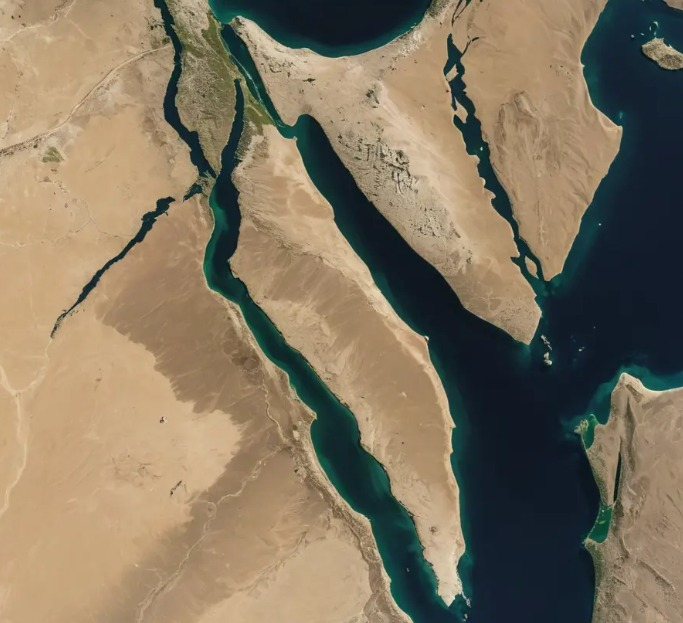
#> input picture PROJECT/k-means map1.jpeg, 683 x 623 px
$ jupyter execute k_means_colab.ipynb
#> lines starting #> are read from the running program, lines starting #| are printed output that depends on the picture
# K-Means Clustering for Satellite Image Segmentation

This project applies K-Means clustering to segment satellite imagery (MOD09GA RGB) into distinct regions (e.g., water, land, vegetation) using two distance measures:
1. **Euclidean Distance**
2. **Manhattan Distance**

The algorithm follows the SEC section material structure:
- Initialize centroids using the first K data points
- Assign each pixel to the nearest centroid
- Recompute centroids as the mean of assigned pixels
- Repeat until convergence

## Step 1: Import Dependencies

[cell 1]
import numpy as np
import matplotlib.pyplot as plt
import cv2
import os
from google.colab import files

## Step 2: Upload Your Satellite Images

Run the cell below — a file picker will appear. Select all 5 satellite images:
- `k-means map1.jpeg`
- `k-means map2.jpeg`
- `k-means map3.jpeg`
- `k-means map4.jpeg`
- `k-means map5.jpeg`

You can select **multiple files at once** (hold Ctrl and click each file).

[cell 2]
uploaded = files.upload()
#> the answer given: k-means map1.jpeg
print(f"\nUploaded {len(uploaded)} file(s): {list(uploaded.keys())}")

## Step 3: K-Means Algorithm (Based on SEC Slides)

[cell 3]
def kmeans(data, K, metric='euclidean', max_iters=100):
    """
    K-Means clustering algorithm.

    This implementation follows the SEC section material exactly:
      - Step 1: Initialize centroids = first K data points
      - Step 2: Assign each point to the nearest centroid
      - Step 3: Recompute centroids as the mean of each cluster
      - Step 4: Repeat until convergence

    Parameters
    ----------
    data : array-like
        The dataset to cluster. Each row is a data point (e.g., a pixel's RGB values).
    K : int
        Number of clusters.
    metric : str
        Distance metric to use: 'euclidean' or 'manhattan'.
    max_iters : int
        Maximum number of iterations before stopping.

    Returns
    -------
    labels : ndarray
        Cluster assignment for each data point (array of ints 0..K-1).
    centroids : ndarray
        Final centroid positions (K x D array).
    """
    # Convert to numpy array (as shown in SEC slides)
    data = np.array(data, dtype=float)

    # Initialize centroids using the first K points
    # (Matching SEC slide: centroids = data[:K].copy())
    centroids = data[:K].copy()

    for iteration in range(1, max_iters + 1):
        print(f"\nIteration {iteration}")

        # ----- Assign clusters -----
        if metric == 'euclidean':
            # Euclidean distance: sqrt(sum((point - centroid)^2))
            distances = np.linalg.norm(data[:, np.newaxis] - centroids, axis=2)
        elif metric == 'manhattan':
            # Manhattan distance: sum(|point - centroid|)
            distances = np.sum(np.abs(data[:, np.newaxis] - centroids), axis=2)
        else:
            raise ValueError(f"Unsupported metric: '{metric}'. Use 'euclidean' or 'manhattan'.")

        labels = np.argmin(distances, axis=1)

        # Print points in each cluster (SEC slide style)
        for k in range(K):
            count = np.sum(labels == k)
            print(f"Cluster {k+1}: {count} points")

        # ----- Recompute centroids -----
        new_centroids = []
        for k in range(K):
            if np.any(labels == k):
                new_centroids.append(data[labels == k].mean(axis=0))
            else:
                # If a cluster has no points, keep the old centroid
                new_centroids.append(centroids[k])
        new_centroids = np.array(new_centroids)

        print("New centroids:", new_centroids)

        # ----- Convergence check -----
        if np.allclose(new_centroids, centroids):
            print(f"\nConverged at iteration {iteration} for K={K} ({metric})")
            break

        centroids = new_centroids

    return labels, centroids

## Step 4: Image Segmentation Function

[cell 4]
def segment_image(image_path, img_num, k_values=[3, 5]):
    """
    Reads a satellite image, segments it using K-Means with both
    Euclidean and Manhattan distance, and displays the results
    in a grid layout with viridis colormap.

    Layout: Rows = K values, Columns = [Original, Euclidean, Manhattan]
    """
    # Read image using OpenCV and convert BGR -> RGB for display
    img = cv2.imread(image_path)
    if img is None:
        print(f"Error: Could not read image: {image_path}")
        return
    rgb_img = cv2.cvtColor(img, cv2.COLOR_BGR2RGB)

    # Get image dimensions
    height, width, channels = rgb_img.shape

    # Flatten the image from (H, W, 3) to (N, 3) - each row is one pixel's RGB
    data = rgb_img.reshape((-1, channels))

    print(f"\n{'='*60}")
    print(f"Processing: Image {img_num} ({image_path})")
    print(f"Image size: {width}x{height} pixels")
    print(f"Total data points (pixels): {len(data)}")
    print(f"{'='*60}")

    # Grid layout: Rows = K values, Columns = [Original, Euclidean, Manhattan]
    fig, axes = plt.subplots(len(k_values), 3, figsize=(15, 4 * len(k_values)))
    if len(k_values) == 1:
        axes = np.expand_dims(axes, axis=0)

    for row, K in enumerate(k_values):
        # --- Column 1: Original Image ---
        axes[row, 0].imshow(rgb_img)
        axes[row, 0].set_title(f"Image {img_num} (RGB) | k={K}")
        axes[row, 0].axis('off')

        # --- Column 2: K-Means with Euclidean Distance ---
        print(f"\n--- Running K-Means: K={K}, Metric=Euclidean ---")
        labels_euc, centroids_euc = kmeans(data, K, metric='euclidean')
        label_map_euc = labels_euc.reshape((height, width))

        axes[row, 1].imshow(label_map_euc, cmap='viridis')
        axes[row, 1].set_title(f"k={K} | KMeans Euclidean")
        axes[row, 1].axis('off')

        # --- Column 3: K-Means with Manhattan Distance ---
        print(f"\n--- Running K-Means: K={K}, Metric=Manhattan ---")
        labels_man, centroids_man = kmeans(data, K, metric='manhattan')
        label_map_man = labels_man.reshape((height, width))

        axes[row, 2].imshow(label_map_man, cmap='viridis')
        axes[row, 2].set_title(f"k={K} | KMeans Manhattan")
        axes[row, 2].axis('off')

    plt.tight_layout()
    plt.show()

## Step 5: 2D Example (From SEC Slides)

This runs K-Means on a simple 2D dataset to visualize how the algorithm works step by step.

[cell 5]
def plot_clusters(data, clusters, centroids, iteration):
    """
    Plots 2D clustered data with centroids.
    This function is taken directly from the SEC section slides.
    """
    data = np.array(data)
    K = len(centroids)
    colors = ['red', 'blue', 'green', 'purple', 'orange', 'brown']

    plt.figure(figsize=(6, 6))

    # Plot points by cluster
    for k in range(K):
        cluster_points = data[clusters == k]
        if len(cluster_points) > 0:
            plt.scatter(cluster_points[:, 0], cluster_points[:, 1],
                        s=80, c=colors[k % len(colors)], label=f"Cluster {k+1}")

    # Plot centroids
    for k, c in enumerate(centroids):
        plt.scatter(c[0], c[1], s=200, c='black', marker='X')
        plt.text(c[0] + 0.1, c[1] + 0.1, f"C{k+1}", fontsize=12)

    plt.title(f"K-Means Clustering (Iteration {iteration})")
    plt.xlabel("X")
    plt.ylabel("Y")
    plt.legend()
    plt.grid(True)
    plt.show()


# --- Run 2D Example ---
data_2d = np.array([
    [1, 2], [2, 5], [2, 10], [2, 9],
    [2, 5], [4, 9], [5, 8], [6, 4],
    [7, 5], [8, 4], [8, 4]
])

K = 3
print("\n" + "="*60)
print("2D K-Means Example (from SEC slides)")
print(f"Data points: {len(data_2d)}, K = {K}")
print("="*60)

clusters, centroids = kmeans(data_2d, K, metric='euclidean')
plot_clusters(data_2d, clusters, centroids, iteration="Final")
#> in plot_clusters, `plt.show()`:
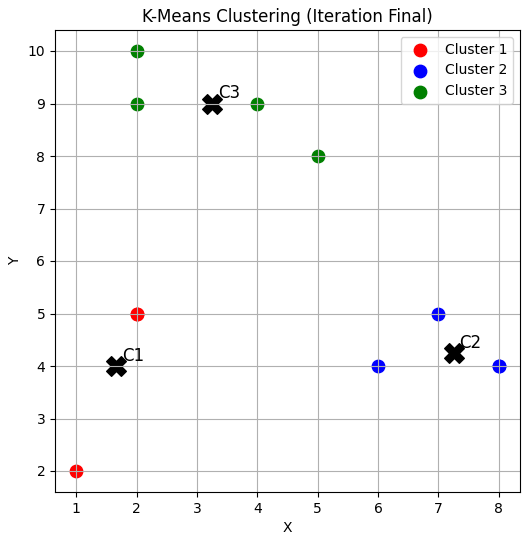
#> figure drawn by matplotlib, 1 panel

## Step 6: Run Satellite Image Segmentation

This processes all uploaded satellite images with K=3 and K=5 clusters, using both Euclidean and Manhattan distance.

Output for each image is a grid:
- **Rows** = different K values (3, 5)
- **Columns** = Original RGB | KMeans Euclidean | KMeans Manhattan

[cell 6]
# List of satellite images to process
dataset_images = [
    "k-means map1.jpeg",
    "k-means map2.jpeg",
    "k-means map3.jpeg",
    "k-means map4.jpeg",
    "k-means map5.jpeg",
]

# K values to test
k_test_values = [3, 5]

# Process each satellite image
for img_num, img_file in enumerate(dataset_images, start=1):
    if img_file in uploaded:
        print(f"\n{'#'*60}")
        print(f"Processing: {img_file}")
        print(f"{'#'*60}")
        segment_image(img_file, img_num=img_num, k_values=k_test_values)
#> in segment_image, img is the input picture: shape (623, 683, 3); mean B, G, R 95.9, 117.6, 130.5
#| Image size: 683x623 pixels
#| Total data points (pixels): 425509
#> the loop in segment_image, `for row, K in enumerate(k_values):` made 2 passes
#> pass 1, in segment_image, `label_map_euc = labels_euc.reshape((height, width))`:
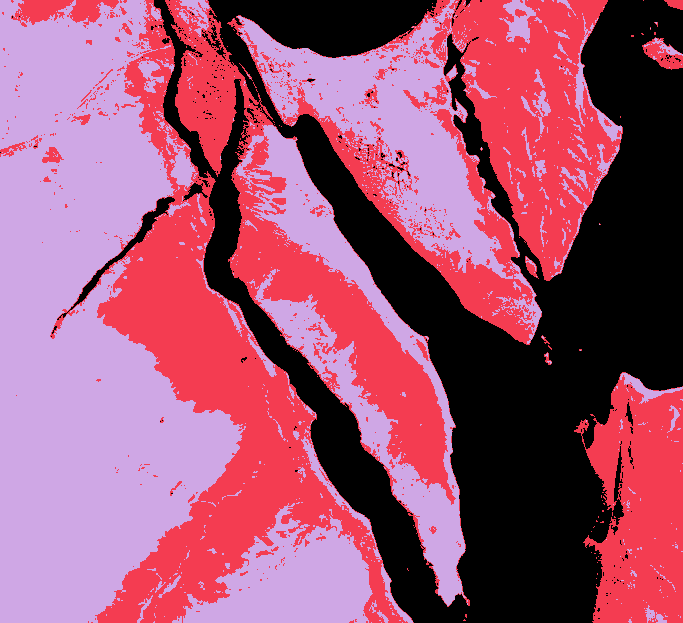
#> label_map_euc: shape (623, 683) int64; 3 distinct labels, from 0 to 2; one colour per label, 0 black
#> pass 1, in segment_image, `label_map_man = labels_man.reshape((height, width))`:
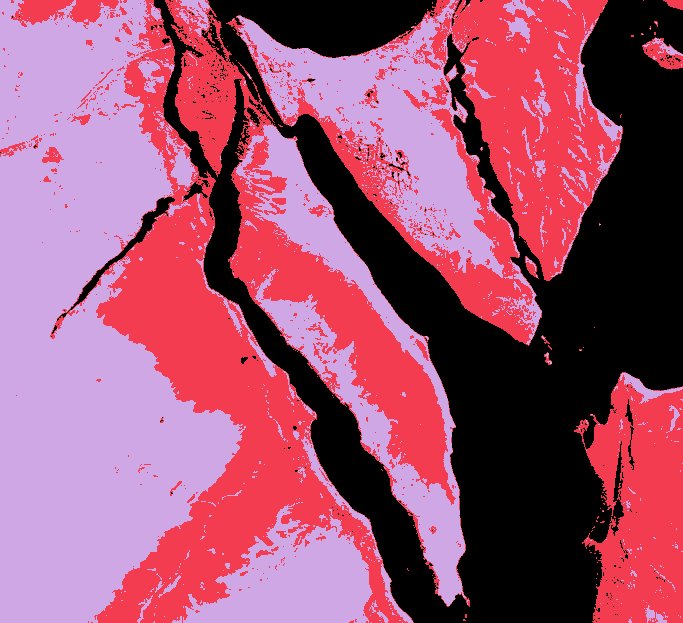
#> label_map_man: shape (623, 683) int64; 3 distinct labels, from 0 to 2; one colour per label, 0 black
#> pass 2, in segment_image, `label_map_euc = labels_euc.reshape((height, width))`:
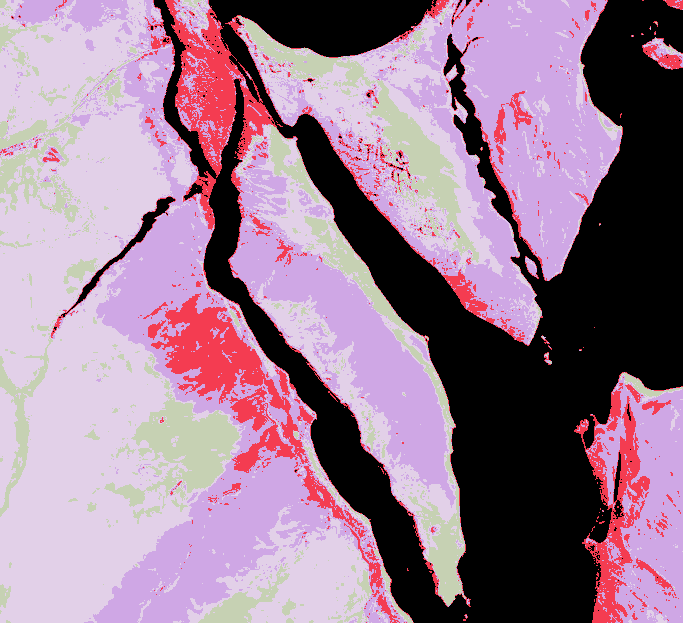
#> label_map_euc: shape (623, 683) int64; 5 distinct labels, from 0 to 4; one colour per label, 0 black
#> pass 2, in segment_image, `label_map_man = labels_man.reshape((height, width))`:
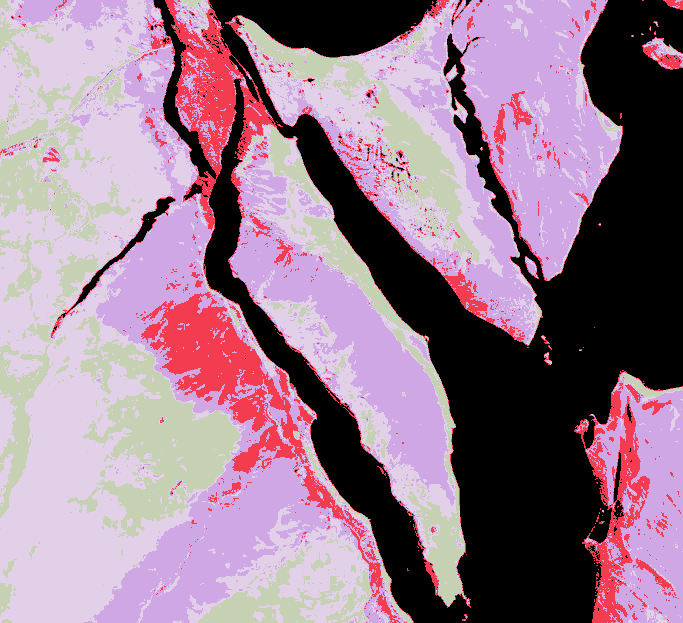
#> label_map_man: shape (623, 683) int64; 5 distinct labels, from 0 to 4; one colour per label, 0 black
